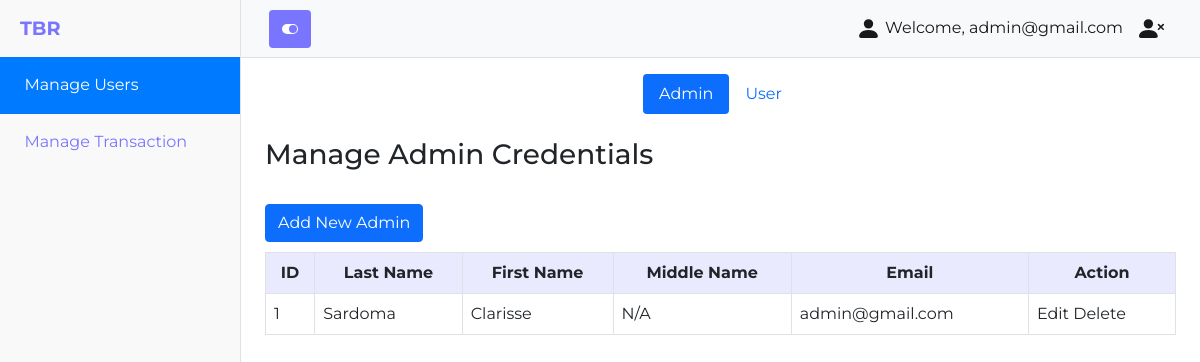
/admin/admin_manage_users.php (signed in), run on the app's committed database.
### tables this page shows
CREATE TABLE `tbl_admin_credentials` (
  `id` int(11) NOT NULL,
  `last_name` varchar(200) NOT NULL,
  `first_name` varchar(200) NOT NULL,
  `middle_name` varchar(200) NOT NULL,
  `email` varchar(250) NOT NULL,
  `password` varchar(255) NOT NULL,
  `role` varchar(50) NOT NULL
);

### admin/admin_manage_users.php (the view, shortened to what this page needs)
<?php
include('../connection.php');
?>
<!DOCTYPE html>
<html lang="en">
<head>
    <link rel="stylesheet" href="https://cdn.jsdelivr.net/npm/bootstrap@4.6.1/dist/css/bootstrap.min.css">
    <link href="../css/styles.css" rel="stylesheet" />
</head>
<body>
    <div class="d-flex" id="wrapper">
        <?php
            include('admin_sidebar.php');
         ?>
        <div id="page-content-wrapper">
          <?php
            include('../header.php');
         ?>
            <div class="container-fluid fontStyle" >
                <div class="row">
                    <div class="">
                    <ul class="nav nav-pills justify-content-center mt-3" role="tablist">
                        <li class="nav-item">
                          <a class="nav-link active" data-toggle="pill" href="#admin">Admin</a>
                        </li>
                        <li class="nav-item">
                          <a class="nav-link" data-toggle="pill" href="#user">User</a>
                        </li>
                      </ul>
                    </div>
              </div>
               <div class="tab-content">
                    <div id="admin" class="container tab-pane active"><br>
                      <h3>Manage Admin Credentials</h3>
                      <br>
                       <?php
                          $res = mysqli_query($conn, "SELECT * FROM tbl_admin_credentials order by ID desc");
                          ?>
                          <button class="btn btn-primary" style="float: left;" data-toggle="modal" data-target="#addAdmin">Add New Admin</button>
                          <br><br>
                          <table class='table table-bordered table-striped'>
                            <tr style="background: #d9d9d9 !important; text-align: center;">
                              <th>ID</th>
                              <th>Last Name</th>
                              <th>First Name</th>
                              <th>Middle Name</th>
                              <th>Email</th>
                             <th>Action</th>
                            </tr>
                          <?php while($row = mysqli_fetch_array($res)){ ?>
                            <tr>
                              <td><?php echo $row["id"]; ?> </td>
                              <td><?php echo $row["last_name"]; ?></td>
                              <td><?php echo $row["first_name"]; ?></td>
                              <td><?php echo $row["middle_name"]; ?></td>
                              <td><?php echo $row["email"]; ?></td>
                              <td>
                              </td>
                            </tr>
                            <?php
                            }
                            ?>
                          </table>
                    </div>
                </div>
            </div>
        </div>
    </div>
</body>
</html>

### header.php (style rules this page uses)
body { font-family: 'Montserrat', sans-serif; }
.fontStyle { font-family: 'Montserrat', sans-serif; }

### data on the page
tbl_admin_credentials: id "1", last_name "Sardoma", first_name "Clarisse", middle_name "N/A", email "admin@gmail.com"

### other printed values
$_SESSION["email"] "admin@gmail.com"
